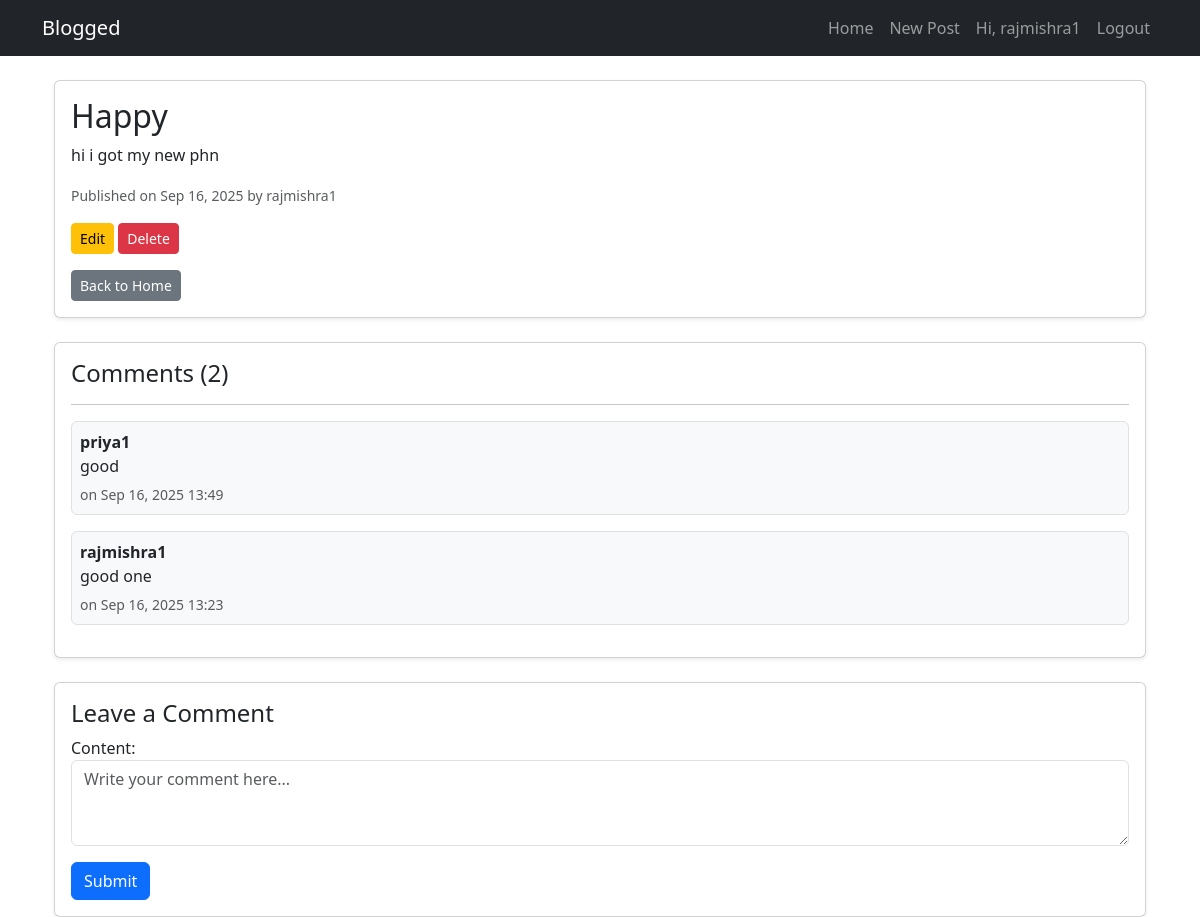
/post/2/ (signed in), run on the app's committed database.
### blog/models.py (models this page shows, shortened)
class Post(models.Model):
    user = models.ForeignKey(User, on_delete=models.CASCADE, related_name="posts")
    title = models.CharField(max_length=255)
    content = models.TextField()
    created_at = models.DateTimeField(auto_now_add=True)
    class Meta:
        ordering = ('-created_at',)

class Comment(models.Model):
    post = models.ForeignKey(Post, related_name='comments', on_delete=models.CASCADE)
    user = models.ForeignKey(User, on_delete=models.CASCADE, related_name="comments")
    content = models.TextField()
    created_at = models.DateTimeField(auto_now_add=True)
    class Meta:
        ordering = ('-created_at',)

### blog/views.py (the view)
# urls.py: path('post/<int:pk>/', views.post_detail, name='post-detail'),
@login_required
def post_detail(request, pk):
    post = get_object_or_404(Post, pk=pk)
    if request.method == "POST":
        form = CommentForm(request.POST)
        if form.is_valid():
            comment = form.save(commit=False)
            comment.post = post
            comment.user = request.user
            comment.save()
            messages.success(request, "Comment added successfully!")
            return redirect("post-detail", pk=post.pk)
    else:
        form = CommentForm()
    return render(request, "blog/post_detail.html", {"post": post, "form": form})

### blog/forms.py
class CommentForm(forms.ModelForm):
    class Meta:
        model = Comment
        fields = ['content']
        widgets = {
            'content': forms.Textarea(attrs={'rows': 3, 'placeholder': 'Write your comment here...'}),
        }

### blog/templates/blog/post_detail.html (shortened to what this page needs)
{% extends "blog/base.html" %}
{% load widget_tweaks %}
{% block content %}
<div class="container mt-4">
  <div class="card shadow-sm mb-4">
    <div class="card-body">
      <h2 class="card-title">{{ post.title }}</h2>
      <p class="card-text">{{ post.content }}</p>
      <small class="text-muted">
        Published on {{ post.created_at|date:"M d, Y" }} by {{ post.user.username }}
      </small>
      <br>
      {% if user.is_authenticated and user == post.user %}
        <div class="mt-3">
          <a href="{% url 'post-edit' post.pk %}" class="btn btn-warning btn-sm">Edit</a>
          <a href="{% url 'post-delete' post.pk %}" class="btn btn-danger btn-sm">Delete</a>
        </div>
      {% endif %}
      <a href="{% url 'index' %}" class="btn btn-secondary btn-sm mt-3">Back to Home</a>
    </div>
  </div>
  <div class="card shadow-sm mb-4">
    <div class="card-body">
      <h4 class="card-title">Comments ({{ post.comments.count }})</h4>
      <hr>
      {% for comment in post.comments.all %}
        <div class="mb-3 p-2 border rounded bg-light">
          <strong>{{ comment.user.username }}</strong><br>
          <p class="mb-1">{{ comment.content }}</p>
          <small class="text-muted">on {{ comment.created_at|date:"M d, Y H:i" }}</small>
        </div>
      {% empty %}
        <p class="text-muted">No comments yet. Be the first one!</p>
      {% endfor %}
    </div>
  </div>
  {% if user.is_authenticated %}
    <div class="card shadow-sm">
      <div class="card-body">
        <h4 class="card-title">Leave a Comment</h4>
        <form method="POST">
          <div class="mb-3">
            {{ form.content.label_tag }}
            {{ form.content|add_class:"form-control" }}
          </div>
          <button type="submit" class="btn btn-primary">Submit</button>
        </form>
      </div>
    </div>
  {% else %}
    <div class="alert alert-info">
      <a href="{% url 'login' %}">Login</a> to leave a comment.
    </div>
  {% endif %}
</div>
{% endblock %}

### blog/templates/blog/base.html (shortened to what this page needs)
<!doctype html>
<html lang="en">
  <head>
    <link href="https://cdn.jsdelivr.net/npm/bootstrap@5.3.8/dist/css/bootstrap.min.css" rel="stylesheet">
  </head>
  <body>
    <nav class="navbar navbar-expand-lg navbar-dark bg-dark">
      <div class="container">
        <a class="navbar-brand" href="{% url 'index' %}">Blogged</a>
        <div class="collapse navbar-collapse" id="navbarNav">
          <ul class="navbar-nav ms-auto">
            <li class="nav-item">
              <a class="nav-link {% if request.resolver_match.url_name == 'index' %}active{% endif %}" href="{% url 'index' %}">Home</a>
            </li>
            {% if user.is_authenticated %}
              <li class="nav-item">
                <a class="nav-link {% if request.resolver_match.url_name == 'post-create' %}active{% endif %}" href="{% url 'post-create' %}">New Post</a>
              </li>
              <li class="nav-item">
                <span class="nav-link">Hi, {{ user.username }}</span>
              </li>
              <li class="nav-item">
                <a class="nav-link" href="{% url 'logout' %}">Logout</a>
              </li>
            {% endif %}
          </ul>
        </div>
      </div>
    </nav>
    <div class="container mt-4">
      {% block content %}{% endblock %}
    </div>
  </body>
</html>

### data on the page
Post: title "Happy", content "hi i got my new phn", created_at "Sep 16, 2025", user.username "rajmishra1", comments.count "2"
Comment: user.username "priya1", content "good", created_at "Sep 16, 2025 13:49"
Comment: user.username "rajmishra1", content "good one", created_at "Sep 16, 2025 13:23"

### other printed values
{{ user.username }} "rajmishra1"
